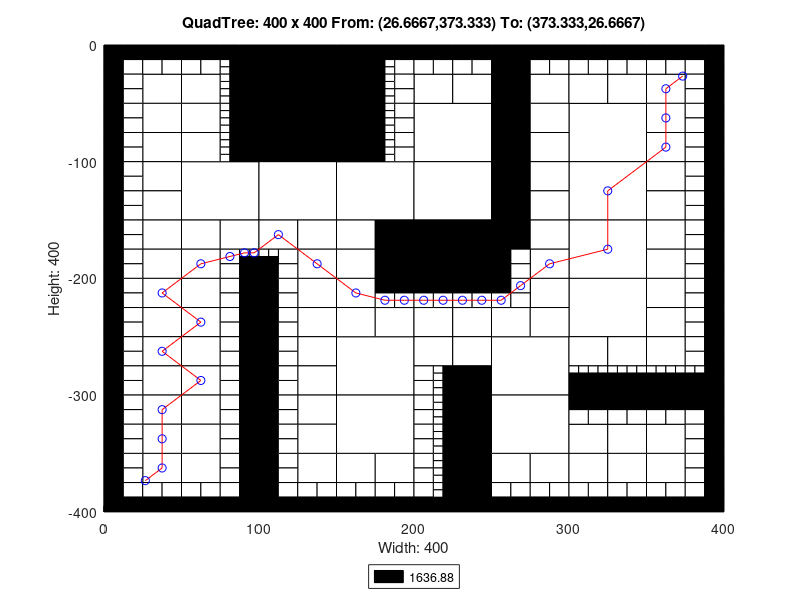

The MATLAB script that drew this image:
axis([0 400 -400 0]);
title('QuadTree: 400 x 400 From: (26.6667,373.333) To: (373.333,26.6667)');
xlabel('Width: 400');
ylabel('Height: 400');
rectangle('Position',[100 -50 50 50], 'FaceColor',[0 0 0]);
rectangle('Position',[100 -100 50 50], 'FaceColor',[0 0 0]);
rectangle('Position',[50 -150 50 50], 'FaceColor',[1 1 1]);
rectangle('Position',[100 -150 50 50], 'FaceColor',[1 1 1]);
rectangle('Position',[150 -150 50 50], 'FaceColor',[1 1 1]);
rectangle('Position',[200 -100 50 50], 'FaceColor',[1 1 1]);
rectangle('Position',[300 -100 50 50], 'FaceColor',[1 1 1]);
rectangle('Position',[200 -150 50 50], 'FaceColor',[1 1 1]);
rectangle('Position',[200 -200 50 50], 'FaceColor',[0 0 0]);
rectangle('Position',[300 -150 50 50], 'FaceColor',[1 1 1]);
rectangle('Position',[300 -200 50 50], 'FaceColor',[1 1 1]);
rectangle('Position',[150 -300 50 50], 'FaceColor',[1 1 1]);
rectangle('Position',[150 -350 50 50], 'FaceColor',[1 1 1]);
rectangle('Position',[250 -300 50 50], 'FaceColor',[1 1 1]);
rectangle('Position',[300 -250 50 50], 'FaceColor',[1 1 1]);
rectangle('Position',[250 -350 50 50], 'FaceColor',[1 1 1]);
rectangle('Position',[25 -50 25 25], 'FaceColor',[1 1 1]);
rectangle('Position',[50 -50 25 25], 'FaceColor',[1 1 1]);
rectangle('Position',[25 -75 25 25], 'FaceColor',[1 1 1]);
rectangle('Position',[25 -100 25 25], 'FaceColor',[1 1 1]);
rectangle('Position',[50 -75 25 25], 'FaceColor',[1 1 1]);
rectangle('Position',[50 -100 25 25], 'FaceColor',[1 1 1]);
rectangle('Position',[150 -25 25 25], 'FaceColor',[0 0 0]);
rectangle('Position',[150 -50 25 25], 'FaceColor',[0 0 0]);
rectangle('Position',[150 -75 25 25], 'FaceColor',[0 0 0]);
rectangle('Position',[150 -100 25 25], 'FaceColor',[0 0 0]);
rectangle('Position',[25 -125 25 25], 'FaceColor',[1 1 1]);
rectangle('Position',[25 -150 25 25], 'FaceColor',[1 1 1]);
rectangle('Position',[25 -175 25 25], 'FaceColor',[1 1 1]);
rectangle('Position',[25 -200 25 25], 'FaceColor',[1 1 1]);
rectangle('Position',[50 -175 25 25], 'FaceColor',[1 1 1]);
rectangle('Position',[75 -175 25 25], 'FaceColor',[1 1 1]);
rectangle('Position',[50 -200 25 25], 'FaceColor',[1 1 1]);
rectangle('Position',[100 -175 25 25], 'FaceColor',[1 1 1]);
rectangle('Position',[125 -175 25 25], 'FaceColor',[1 1 1]);
rectangle('Position',[125 -200 25 25], 'FaceColor',[1 1 1]);
rectangle('Position',[150 -175 25 25], 'FaceColor',[1 1 1]);
rectangle('Position',[175 -175 25 25], 'FaceColor',[0 0 0]);
rectangle('Position',[150 -200 25 25], 'FaceColor',[1 1 1]);
rectangle('Position',[175 -200 25 25], 'FaceColor',[0 0 0]);
rectangle('Position',[200 -50 25 25], 'FaceColor',[1 1 1]);
rectangle('Position',[225 -50 25 25], 'FaceColor',[1 1 1]);
rectangle('Position',[250 -25 25 25], 'FaceColor',[0 0 0]);
rectangle('Position',[250 -50 25 25], 'FaceColor',[0 0 0]);
rectangle('Position',[275 -50 25 25], 'FaceColor',[1 1 1]);
rectangle('Position',[250 -75 25 25], 'FaceColor',[0 0 0]);
rectangle('Position',[275 -75 25 25], 'FaceColor',[1 1 1]);
rectangle('Position',[250 -100 25 25], 'FaceColor',[0 0 0]);
rectangle('Position',[275 -100 25 25], 'FaceColor',[1 1 1]);
rectangle('Position',[300 -50 25 25], 'FaceColor',[1 1 1]);
rectangle('Position',[325 -50 25 25], 'FaceColor',[1 1 1]);
rectangle('Position',[350 -50 25 25], 'FaceColor',[1 1 1]);
rectangle('Position',[350 -75 25 25], 'FaceColor',[1 1 1]);
rectangle('Position',[350 -100 25 25], 'FaceColor',[1 1 1]);
rectangle('Position',[250 -125 25 25], 'FaceColor',[0 0 0]);
rectangle('Position',[275 -125 25 25], 'FaceColor',[1 1 1]);
rectangle('Position',[250 -150 25 25], 'FaceColor',[0 0 0]);
rectangle('Position',[275 -150 25 25], 'FaceColor',[1 1 1]);
rectangle('Position',[250 -175 25 25], 'FaceColor',[0 0 0]);
rectangle('Position',[275 -175 25 25], 'FaceColor',[1 1 1]);
rectangle('Position',[275 -200 25 25], 'FaceColor',[1 1 1]);
rectangle('Position',[350 -125 25 25], 'FaceColor',[1 1 1]);
rectangle('Position',[350 -150 25 25], 'FaceColor',[1 1 1]);
rectangle('Position',[350 -175 25 25], 'FaceColor',[1 1 1]);
rectangle('Position',[350 -200 25 25], 'FaceColor',[1 1 1]);
rectangle('Position',[25 -225 25 25], 'FaceColor',[1 1 1]);
rectangle('Position',[25 -250 25 25], 'FaceColor',[1 1 1]);
rectangle('Position',[50 -225 25 25], 'FaceColor',[1 1 1]);
rectangle('Position',[50 -250 25 25], 'FaceColor',[1 1 1]);
rectangle('Position',[25 -275 25 25], 'FaceColor',[1 1 1]);
rectangle('Position',[25 -300 25 25], 'FaceColor',[1 1 1]);
rectangle('Position',[50 -275 25 25], 'FaceColor',[1 1 1]);
rectangle('Position',[50 -300 25 25], 'FaceColor',[1 1 1]);
rectangle('Position',[125 -225 25 25], 'FaceColor',[1 1 1]);
rectangle('Position',[125 -250 25 25], 'FaceColor',[1 1 1]);
rectangle('Position',[150 -225 25 25], 'FaceColor',[1 1 1]);
rectangle('Position',[150 -250 25 25], 'FaceColor',[1 1 1]);
rectangle('Position',[175 -250 25 25], 'FaceColor',[1 1 1]);
rectangle('Position',[125 -275 25 25], 'FaceColor',[1 1 1]);
rectangle('Position',[125 -300 25 25], 'FaceColor',[1 1 1]);
rectangle('Position',[25 -325 25 25], 'FaceColor',[1 1 1]);
rectangle('Position',[25 -350 25 25], 'FaceColor',[1 1 1]);
rectangle('Position',[50 -325 25 25], 'FaceColor',[1 1 1]);
rectangle('Position',[50 -350 25 25], 'FaceColor',[1 1 1]);
rectangle('Position',[25 -375 25 25], 'FaceColor',[1 1 1]);
rectangle('Position',[50 -375 25 25], 'FaceColor',[1 1 1]);
rectangle('Position',[125 -325 25 25], 'FaceColor',[1 1 1]);
rectangle('Position',[125 -350 25 25], 'FaceColor',[1 1 1]);
rectangle('Position',[125 -375 25 25], 'FaceColor',[1 1 1]);
rectangle('Position',[150 -375 25 25], 'FaceColor',[1 1 1]);
rectangle('Position',[175 -375 25 25], 'FaceColor',[1 1 1]);
rectangle('Position',[200 -250 25 25], 'FaceColor',[1 1 1]);
rectangle('Position',[225 -250 25 25], 'FaceColor',[1 1 1]);
rectangle('Position',[275 -225 25 25], 'FaceColor',[1 1 1]);
rectangle('Position',[250 -250 25 25], 'FaceColor',[1 1 1]);
rectangle('Position',[275 -250 25 25], 'FaceColor',[1 1 1]);
rectangle('Position',[200 -275 25 25], 'FaceColor',[1 1 1]);
rectangle('Position',[225 -275 25 25], 'FaceColor',[1 1 1]);
rectangle('Position',[225 -300 25 25], 'FaceColor',[0 0 0]);
rectangle('Position',[350 -225 25 25], 'FaceColor',[1 1 1]);
rectangle('Position',[350 -250 25 25], 'FaceColor',[1 1 1]);
rectangle('Position',[300 -275 25 25], 'FaceColor',[1 1 1]);
rectangle('Position',[325 -275 25 25], 'FaceColor',[1 1 1]);
rectangle('Position',[350 -275 25 25], 'FaceColor',[1 1 1]);
rectangle('Position',[225 -325 25 25], 'FaceColor',[0 0 0]);
rectangle('Position',[225 -350 25 25], 'FaceColor',[0 0 0]);
rectangle('Position',[225 -375 25 25], 'FaceColor',[0 0 0]);
rectangle('Position',[225 -400 25 25], 'FaceColor',[0 0 0]);
rectangle('Position',[250 -375 25 25], 'FaceColor',[1 1 1]);
rectangle('Position',[275 -375 25 25], 'FaceColor',[1 1 1]);
rectangle('Position',[300 -350 25 25], 'FaceColor',[1 1 1]);
rectangle('Position',[325 -350 25 25], 'FaceColor',[1 1 1]);
rectangle('Position',[350 -350 25 25], 'FaceColor',[1 1 1]);
rectangle('Position',[300 -375 25 25], 'FaceColor',[1 1 1]);
rectangle('Position',[325 -375 25 25], 'FaceColor',[1 1 1]);
rectangle('Position',[350 -375 25 25], 'FaceColor',[1 1 1]);
rectangle('Position',[0 -12.5 12.5 12.5], 'FaceColor',[0 0 0]);
rectangle('Position',[12.5 -12.5 12.5 12.5], 'FaceColor',[0 0 0]);
rectangle('Position',[0 -25 12.5 12.5], 'FaceColor',[0 0 0]);
rectangle('Position',[12.5 -25 12.5 12.5], 'FaceColor',[1 1 1]);
rectangle('Position',[25 -12.5 12.5 12.5], 'FaceColor',[0 0 0]);
rectangle('Position',[37.5 -12.5 12.5 12.5], 'FaceColor',[0 0 0]);
rectangle('Position',[25 -25 12.5 12.5], 'FaceColor',[1 1 1]);
rectangle('Position',[37.5 -25 12.5 12.5], 'FaceColor',[1 1 1]);
rectangle('Position',[0 -37.5 12.5 12.5], 'FaceColor',[0 0 0]);
rectangle('Position',[12.5 -37.5 12.5 12.5], 'FaceColor',[1 1 1]);
rectangle('Position',[0 -50 12.5 12.5], 'FaceColor',[0 0 0]);
rectangle('Position',[12.5 -50 12.5 12.5], 'FaceColor',[1 1 1]);
rectangle('Position',[50 -12.5 12.5 12.5], 'FaceColor',[0 0 0]);
rectangle('Position',[62.5 -12.5 12.5 12.5], 'FaceColor',[0 0 0]);
rectangle('Position',[50 -25 12.5 12.5], 'FaceColor',[1 1 1]);
rectangle('Position',[62.5 -25 12.5 12.5], 'FaceColor',[1 1 1]);
rectangle('Position',[75 -12.5 12.5 12.5], 'FaceColor',[0 0 0]);
rectangle('Position',[87.5 -12.5 12.5 12.5], 'FaceColor',[0 0 0]);
rectangle('Position',[87.5 -25 12.5 12.5], 'FaceColor',[0 0 0]);
rectangle('Position',[87.5 -37.5 12.5 12.5], 'FaceColor',[0 0 0]);
rectangle('Position',[87.5 -50 12.5 12.5], 'FaceColor',[0 0 0]);
rectangle('Position',[0 -62.5 12.5 12.5], 'FaceColor',[0 0 0]);
rectangle('Position',[12.5 -62.5 12.5 12.5], 'FaceColor',[1 1 1]);
rectangle('Position',[0 -75 12.5 12.5], 'FaceColor',[0 0 0]);
rectangle('Position',[12.5 -75 12.5 12.5], 'FaceColor',[1 1 1]);
rectangle('Position',[0 -87.5 12.5 12.5], 'FaceColor',[0 0 0]);
rectangle('Position',[12.5 -87.5 12.5 12.5], 'FaceColor',[1 1 1]);
rectangle('Position',[0 -100 12.5 12.5], 'FaceColor',[0 0 0]);
rectangle('Position',[12.5 -100 12.5 12.5], 'FaceColor',[1 1 1]);
rectangle('Position',[87.5 -62.5 12.5 12.5], 'FaceColor',[0 0 0]);
rectangle('Position',[87.5 -75 12.5 12.5], 'FaceColor',[0 0 0]);
rectangle('Position',[87.5 -87.5 12.5 12.5], 'FaceColor',[0 0 0]);
rectangle('Position',[87.5 -100 12.5 12.5], 'FaceColor',[0 0 0]);
rectangle('Position',[175 -12.5 12.5 12.5], 'FaceColor',[0 0 0]);
rectangle('Position',[187.5 -12.5 12.5 12.5], 'FaceColor',[0 0 0]);
rectangle('Position',[187.5 -25 12.5 12.5], 'FaceColor',[1 1 1]);
rectangle('Position',[187.5 -37.5 12.5 12.5], 'FaceColor',[1 1 1]);
rectangle('Position',[187.5 -50 12.5 12.5], 'FaceColor',[1 1 1]);
rectangle('Position',[187.5 -62.5 12.5 12.5], 'FaceColor',[1 1 1]);
rectangle('Position',[187.5 -75 12.5 12.5], 'FaceColor',[1 1 1]);
rectangle('Position',[187.5 -87.5 12.5 12.5], 'FaceColor',[1 1 1]);
rectangle('Position',[187.5 -100 12.5 12.5], 'FaceColor',[1 1 1]);
rectangle('Position',[0 -112.5 12.5 12.5], 'FaceColor',[0 0 0]);
rectangle('Position',[12.5 -112.5 12.5 12.5], 'FaceColor',[1 1 1]);
rectangle('Position',[0 -125 12.5 12.5], 'FaceColor',[0 0 0]);
rectangle('Position',[12.5 -125 12.5 12.5], 'FaceColor',[1 1 1]);
rectangle('Position',[0 -137.5 12.5 12.5], 'FaceColor',[0 0 0]);
rectangle('Position',[12.5 -137.5 12.5 12.5], 'FaceColor',[1 1 1]);
rectangle('Position',[0 -150 12.5 12.5], 'FaceColor',[0 0 0]);
rectangle('Position',[12.5 -150 12.5 12.5], 'FaceColor',[1 1 1]);
rectangle('Position',[0 -162.5 12.5 12.5], 'FaceColor',[0 0 0]);
rectangle('Position',[12.5 -162.5 12.5 12.5], 'FaceColor',[1 1 1]);
rectangle('Position',[0 -175 12.5 12.5], 'FaceColor',[0 0 0]);
rectangle('Position',[12.5 -175 12.5 12.5], 'FaceColor',[1 1 1]);
rectangle('Position',[0 -187.5 12.5 12.5], 'FaceColor',[0 0 0]);
rectangle('Position',[12.5 -187.5 12.5 12.5], 'FaceColor',[1 1 1]);
rectangle('Position',[0 -200 12.5 12.5], 'FaceColor',[0 0 0]);
rectangle('Position',[12.5 -200 12.5 12.5], 'FaceColor',[1 1 1]);
rectangle('Position',[75 -187.5 12.5 12.5], 'FaceColor',[1 1 1]);
rectangle('Position',[75 -200 12.5 12.5], 'FaceColor',[1 1 1]);
rectangle('Position',[87.5 -200 12.5 12.5], 'FaceColor',[0 0 0]);
rectangle('Position',[112.5 -187.5 12.5 12.5], 'FaceColor',[1 1 1]);
rectangle('Position',[100 -200 12.5 12.5], 'FaceColor',[0 0 0]);
rectangle('Position',[112.5 -200 12.5 12.5], 'FaceColor',[1 1 1]);
rectangle('Position',[200 -12.5 12.5 12.5], 'FaceColor',[0 0 0]);
rectangle('Position',[212.5 -12.5 12.5 12.5], 'FaceColor',[0 0 0]);
rectangle('Position',[200 -25 12.5 12.5], 'FaceColor',[1 1 1]);
rectangle('Position',[212.5 -25 12.5 12.5], 'FaceColor',[1 1 1]);
rectangle('Position',[225 -12.5 12.5 12.5], 'FaceColor',[0 0 0]);
rectangle('Position',[237.5 -12.5 12.5 12.5], 'FaceColor',[0 0 0]);
rectangle('Position',[225 -25 12.5 12.5], 'FaceColor',[1 1 1]);
rectangle('Position',[237.5 -25 12.5 12.5], 'FaceColor',[1 1 1]);
rectangle('Position',[275 -12.5 12.5 12.5], 'FaceColor',[0 0 0]);
rectangle('Position',[287.5 -12.5 12.5 12.5], 'FaceColor',[0 0 0]);
rectangle('Position',[275 -25 12.5 12.5], 'FaceColor',[1 1 1]);
rectangle('Position',[287.5 -25 12.5 12.5], 'FaceColor',[1 1 1]);
rectangle('Position',[300 -12.5 12.5 12.5], 'FaceColor',[0 0 0]);
rectangle('Position',[312.5 -12.5 12.5 12.5], 'FaceColor',[0 0 0]);
rectangle('Position',[300 -25 12.5 12.5], 'FaceColor',[1 1 1]);
rectangle('Position',[312.5 -25 12.5 12.5], 'FaceColor',[1 1 1]);
rectangle('Position',[325 -12.5 12.5 12.5], 'FaceColor',[0 0 0]);
rectangle('Position',[337.5 -12.5 12.5 12.5], 'FaceColor',[0 0 0]);
rectangle('Position',[325 -25 12.5 12.5], 'FaceColor',[1 1 1]);
rectangle('Position',[337.5 -25 12.5 12.5], 'FaceColor',[1 1 1]);
rectangle('Position',[350 -12.5 12.5 12.5], 'FaceColor',[0 0 0]);
rectangle('Position',[362.5 -12.5 12.5 12.5], 'FaceColor',[0 0 0]);
rectangle('Position',[350 -25 12.5 12.5], 'FaceColor',[1 1 1]);
rectangle('Position',[362.5 -25 12.5 12.5], 'FaceColor',[1 1 1]);
rectangle('Position',[375 -12.5 12.5 12.5], 'FaceColor',[0 0 0]);
rectangle('Position',[387.5 -12.5 12.5 12.5], 'FaceColor',[0 0 0]);
rectangle('Position',[375 -25 12.5 12.5], 'FaceColor',[1 1 1]);
rectangle('Position',[387.5 -25 12.5 12.5], 'FaceColor',[0 0 0]);
rectangle('Position',[375 -37.5 12.5 12.5], 'FaceColor',[1 1 1]);
rectangle('Position',[387.5 -37.5 12.5 12.5], 'FaceColor',[0 0 0]);
rectangle('Position',[375 -50 12.5 12.5], 'FaceColor',[1 1 1]);
rectangle('Position',[387.5 -50 12.5 12.5], 'FaceColor',[0 0 0]);
rectangle('Position',[375 -62.5 12.5 12.5], 'FaceColor',[1 1 1]);
rectangle('Position',[387.5 -62.5 12.5 12.5], 'FaceColor',[0 0 0]);
rectangle('Position',[375 -75 12.5 12.5], 'FaceColor',[1 1 1]);
rectangle('Position',[387.5 -75 12.5 12.5], 'FaceColor',[0 0 0]);
rectangle('Position',[375 -87.5 12.5 12.5], 'FaceColor',[1 1 1]);
rectangle('Position',[387.5 -87.5 12.5 12.5], 'FaceColor',[0 0 0]);
rectangle('Position',[375 -100 12.5 12.5], 'FaceColor',[1 1 1]);
rectangle('Position',[387.5 -100 12.5 12.5], 'FaceColor',[0 0 0]);
rectangle('Position',[250 -187.5 12.5 12.5], 'FaceColor',[0 0 0]);
rectangle('Position',[262.5 -187.5 12.5 12.5], 'FaceColor',[1 1 1]);
rectangle('Position',[250 -200 12.5 12.5], 'FaceColor',[0 0 0]);
rectangle('Position',[262.5 -200 12.5 12.5], 'FaceColor',[1 1 1]);
rectangle('Position',[375 -112.5 12.5 12.5], 'FaceColor',[1 1 1]);
rectangle('Position',[387.5 -112.5 12.5 12.5], 'FaceColor',[0 0 0]);
rectangle('Position',[375 -125 12.5 12.5], 'FaceColor',[1 1 1]);
rectangle('Position',[387.5 -125 12.5 12.5], 'FaceColor',[0 0 0]);
rectangle('Position',[375 -137.5 12.5 12.5], 'FaceColor',[1 1 1]);
rectangle('Position',[387.5 -137.5 12.5 12.5], 'FaceColor',[0 0 0]);
rectangle('Position',[375 -150 12.5 12.5], 'FaceColor',[1 1 1]);
rectangle('Position',[387.5 -150 12.5 12.5], 'FaceColor',[0 0 0]);
rectangle('Position',[375 -162.5 12.5 12.5], 'FaceColor',[1 1 1]);
rectangle('Position',[387.5 -162.5 12.5 12.5], 'FaceColor',[0 0 0]);
rectangle('Position',[375 -175 12.5 12.5], 'FaceColor',[1 1 1]);
rectangle('Position',[387.5 -175 12.5 12.5], 'FaceColor',[0 0 0]);
rectangle('Position',[375 -187.5 12.5 12.5], 'FaceColor',[1 1 1]);
rectangle('Position',[387.5 -187.5 12.5 12.5], 'FaceColor',[0 0 0]);
rectangle('Position',[375 -200 12.5 12.5], 'FaceColor',[1 1 1]);
rectangle('Position',[387.5 -200 12.5 12.5], 'FaceColor',[0 0 0]);
rectangle('Position',[0 -212.5 12.5 12.5], 'FaceColor',[0 0 0]);
rectangle('Position',[12.5 -212.5 12.5 12.5], 'FaceColor',[1 1 1]);
rectangle('Position',[0 -225 12.5 12.5], 'FaceColor',[0 0 0]);
rectangle('Position',[12.5 -225 12.5 12.5], 'FaceColor',[1 1 1]);
rectangle('Position',[0 -237.5 12.5 12.5], 'FaceColor',[0 0 0]);
rectangle('Position',[12.5 -237.5 12.5 12.5], 'FaceColor',[1 1 1]);
rectangle('Position',[0 -250 12.5 12.5], 'FaceColor',[0 0 0]);
rectangle('Position',[12.5 -250 12.5 12.5], 'FaceColor',[1 1 1]);
rectangle('Position',[75 -212.5 12.5 12.5], 'FaceColor',[1 1 1]);
rectangle('Position',[87.5 -212.5 12.5 12.5], 'FaceColor',[0 0 0]);
rectangle('Position',[75 -225 12.5 12.5], 'FaceColor',[1 1 1]);
rectangle('Position',[87.5 -225 12.5 12.5], 'FaceColor',[0 0 0]);
rectangle('Position',[75 -237.5 12.5 12.5], 'FaceColor',[1 1 1]);
rectangle('Position',[87.5 -237.5 12.5 12.5], 'FaceColor',[0 0 0]);
rectangle('Position',[75 -250 12.5 12.5], 'FaceColor',[1 1 1]);
rectangle('Position',[87.5 -250 12.5 12.5], 'FaceColor',[0 0 0]);
rectangle('Position',[0 -262.5 12.5 12.5], 'FaceColor',[0 0 0]);
rectangle('Position',[12.5 -262.5 12.5 12.5], 'FaceColor',[1 1 1]);
rectangle('Position',[0 -275 12.5 12.5], 'FaceColor',[0 0 0]);
rectangle('Position',[12.5 -275 12.5 12.5], 'FaceColor',[1 1 1]);
rectangle('Position',[0 -287.5 12.5 12.5], 'FaceColor',[0 0 0]);
rectangle('Position',[12.5 -287.5 12.5 12.5], 'FaceColor',[1 1 1]);
rectangle('Position',[0 -300 12.5 12.5], 'FaceColor',[0 0 0]);
rectangle('Position',[12.5 -300 12.5 12.5], 'FaceColor',[1 1 1]);
rectangle('Position',[75 -262.5 12.5 12.5], 'FaceColor',[1 1 1]);
rectangle('Position',[87.5 -262.5 12.5 12.5], 'FaceColor',[0 0 0]);
rectangle('Position',[75 -275 12.5 12.5], 'FaceColor',[1 1 1]);
rectangle('Position',[87.5 -275 12.5 12.5], 'FaceColor',[0 0 0]);
rectangle('Position',[75 -287.5 12.5 12.5], 'FaceColor',[1 1 1]);
rectangle('Position',[87.5 -287.5 12.5 12.5], 'FaceColor',[0 0 0]);
rectangle('Position',[75 -300 12.5 12.5], 'FaceColor',[1 1 1]);
rectangle('Position',[87.5 -300 12.5 12.5], 'FaceColor',[0 0 0]);
rectangle('Position',[100 -212.5 12.5 12.5], 'FaceColor',[0 0 0]);
rectangle('Position',[112.5 -212.5 12.5 12.5], 'FaceColor',[1 1 1]);
rectangle('Position',[100 -225 12.5 12.5], 'FaceColor',[0 0 0]);
rectangle('Position',[112.5 -225 12.5 12.5], 'FaceColor',[1 1 1]);
rectangle('Position',[100 -237.5 12.5 12.5], 'FaceColor',[0 0 0]);
rectangle('Position',[112.5 -237.5 12.5 12.5], 'FaceColor',[1 1 1]);
rectangle('Position',[100 -250 12.5 12.5], 'FaceColor',[0 0 0]);
rectangle('Position',[112.5 -250 12.5 12.5], 'FaceColor',[1 1 1]);
rectangle('Position',[175 -212.5 12.5 12.5], 'FaceColor',[0 0 0]);
rectangle('Position',[187.5 -212.5 12.5 12.5], 'FaceColor',[0 0 0]);
rectangle('Position',[175 -225 12.5 12.5], 'FaceColor',[1 1 1]);
rectangle('Position',[187.5 -225 12.5 12.5], 'FaceColor',[1 1 1]);
rectangle('Position',[100 -262.5 12.5 12.5], 'FaceColor',[0 0 0]);
rectangle('Position',[112.5 -262.5 12.5 12.5], 'FaceColor',[1 1 1]);
rectangle('Position',[100 -275 12.5 12.5], 'FaceColor',[0 0 0]);
rectangle('Position',[112.5 -275 12.5 12.5], 'FaceColor',[1 1 1]);
rectangle('Position',[100 -287.5 12.5 12.5], 'FaceColor',[0 0 0]);
rectangle('Position',[112.5 -287.5 12.5 12.5], 'FaceColor',[1 1 1]);
rectangle('Position',[100 -300 12.5 12.5], 'FaceColor',[0 0 0]);
rectangle('Position',[112.5 -300 12.5 12.5], 'FaceColor',[1 1 1]);
rectangle('Position',[0 -312.5 12.5 12.5], 'FaceColor',[0 0 0]);
rectangle('Position',[12.5 -312.5 12.5 12.5], 'FaceColor',[1 1 1]);
rectangle('Position',[0 -325 12.5 12.5], 'FaceColor',[0 0 0]);
rectangle('Position',[12.5 -325 12.5 12.5], 'FaceColor',[1 1 1]);
rectangle('Position',[0 -337.5 12.5 12.5], 'FaceColor',[0 0 0]);
rectangle('Position',[12.5 -337.5 12.5 12.5], 'FaceColor',[1 1 1]);
rectangle('Position',[0 -350 12.5 12.5], 'FaceColor',[0 0 0]);
rectangle('Position',[12.5 -350 12.5 12.5], 'FaceColor',[1 1 1]);
rectangle('Position',[75 -312.5 12.5 12.5], 'FaceColor',[1 1 1]);
rectangle('Position',[87.5 -312.5 12.5 12.5], 'FaceColor',[0 0 0]);
rectangle('Position',[75 -325 12.5 12.5], 'FaceColor',[1 1 1]);
rectangle('Position',[87.5 -325 12.5 12.5], 'FaceColor',[0 0 0]);
rectangle('Position',[75 -337.5 12.5 12.5], 'FaceColor',[1 1 1]);
rectangle('Position',[87.5 -337.5 12.5 12.5], 'FaceColor',[0 0 0]);
rectangle('Position',[75 -350 12.5 12.5], 'FaceColor',[1 1 1]);
rectangle('Position',[87.5 -350 12.5 12.5], 'FaceColor',[0 0 0]);
rectangle('Position',[0 -362.5 12.5 12.5], 'FaceColor',[0 0 0]);
rectangle('Position',[12.5 -362.5 12.5 12.5], 'FaceColor',[1 1 1]);
rectangle('Position',[0 -375 12.5 12.5], 'FaceColor',[0 0 0]);
rectangle('Position',[12.5 -375 12.5 12.5], 'FaceColor',[1 1 1]);
rectangle('Position',[0 -387.5 12.5 12.5], 'FaceColor',[0 0 0]);
rectangle('Position',[12.5 -387.5 12.5 12.5], 'FaceColor',[1 1 1]);
rectangle('Position',[0 -400 12.5 12.5], 'FaceColor',[0 0 0]);
rectangle('Position',[12.5 -400 12.5 12.5], 'FaceColor',[0 0 0]);
rectangle('Position',[25 -387.5 12.5 12.5], 'FaceColor',[1 1 1]);
rectangle('Position',[37.5 -387.5 12.5 12.5], 'FaceColor',[1 1 1]);
rectangle('Position',[25 -400 12.5 12.5], 'FaceColor',[0 0 0]);
rectangle('Position',[37.5 -400 12.5 12.5], 'FaceColor',[0 0 0]);
rectangle('Position',[75 -362.5 12.5 12.5], 'FaceColor',[1 1 1]);
rectangle('Position',[87.5 -362.5 12.5 12.5], 'FaceColor',[0 0 0]);
rectangle('Position',[75 -375 12.5 12.5], 'FaceColor',[1 1 1]);
rectangle('Position',[87.5 -375 12.5 12.5], 'FaceColor',[0 0 0]);
rectangle('Position',[50 -387.5 12.5 12.5], 'FaceColor',[1 1 1]);
rectangle('Position',[62.5 -387.5 12.5 12.5], 'FaceColor',[1 1 1]);
rectangle('Position',[50 -400 12.5 12.5], 'FaceColor',[0 0 0]);
rectangle('Position',[62.5 -400 12.5 12.5], 'FaceColor',[0 0 0]);
rectangle('Position',[75 -387.5 12.5 12.5], 'FaceColor',[1 1 1]);
rectangle('Position',[87.5 -387.5 12.5 12.5], 'FaceColor',[0 0 0]);
rectangle('Position',[75 -400 12.5 12.5], 'FaceColor',[0 0 0]);
rectangle('Position',[87.5 -400 12.5 12.5], 'FaceColor',[0 0 0]);
rectangle('Position',[100 -312.5 12.5 12.5], 'FaceColor',[0 0 0]);
rectangle('Position',[112.5 -312.5 12.5 12.5], 'FaceColor',[1 1 1]);
rectangle('Position',[100 -325 12.5 12.5], 'FaceColor',[0 0 0]);
rectangle('Position',[112.5 -325 12.5 12.5], 'FaceColor',[1 1 1]);
rectangle('Position',[100 -337.5 12.5 12.5], 'FaceColor',[0 0 0]);
rectangle('Position',[112.5 -337.5 12.5 12.5], 'FaceColor',[1 1 1]);
rectangle('Position',[100 -350 12.5 12.5], 'FaceColor',[0 0 0]);
rectangle('Position',[112.5 -350 12.5 12.5], 'FaceColor',[1 1 1]);
rectangle('Position',[100 -362.5 12.5 12.5], 'FaceColor',[0 0 0]);
rectangle('Position',[112.5 -362.5 12.5 12.5], 'FaceColor',[1 1 1]);
rectangle('Position',[100 -375 12.5 12.5], 'FaceColor',[0 0 0]);
rectangle('Position',[112.5 -375 12.5 12.5], 'FaceColor',[1 1 1]);
rectangle('Position',[100 -387.5 12.5 12.5], 'FaceColor',[0 0 0]);
rectangle('Position',[112.5 -387.5 12.5 12.5], 'FaceColor',[1 1 1]);
rectangle('Position',[100 -400 12.5 12.5], 'FaceColor',[0 0 0]);
rectangle('Position',[112.5 -400 12.5 12.5], 'FaceColor',[0 0 0]);
rectangle('Position',[125 -387.5 12.5 12.5], 'FaceColor',[1 1 1]);
rectangle('Position',[137.5 -387.5 12.5 12.5], 'FaceColor',[1 1 1]);
rectangle('Position',[125 -400 12.5 12.5], 'FaceColor',[0 0 0]);
rectangle('Position',[137.5 -400 12.5 12.5], 'FaceColor',[0 0 0]);
rectangle('Position',[150 -387.5 12.5 12.5], 'FaceColor',[1 1 1]);
rectangle('Position',[162.5 -387.5 12.5 12.5], 'FaceColor',[1 1 1]);
rectangle('Position',[150 -400 12.5 12.5], 'FaceColor',[0 0 0]);
rectangle('Position',[162.5 -400 12.5 12.5], 'FaceColor',[0 0 0]);
rectangle('Position',[175 -387.5 12.5 12.5], 'FaceColor',[1 1 1]);
rectangle('Position',[187.5 -387.5 12.5 12.5], 'FaceColor',[1 1 1]);
rectangle('Position',[175 -400 12.5 12.5], 'FaceColor',[0 0 0]);
rectangle('Position',[187.5 -400 12.5 12.5], 'FaceColor',[0 0 0]);
rectangle('Position',[200 -212.5 12.5 12.5], 'FaceColor',[0 0 0]);
rectangle('Position',[212.5 -212.5 12.5 12.5], 'FaceColor',[0 0 0]);
rectangle('Position',[200 -225 12.5 12.5], 'FaceColor',[1 1 1]);
rectangle('Position',[212.5 -225 12.5 12.5], 'FaceColor',[1 1 1]);
rectangle('Position',[225 -212.5 12.5 12.5], 'FaceColor',[0 0 0]);
rectangle('Position',[237.5 -212.5 12.5 12.5], 'FaceColor',[0 0 0]);
rectangle('Position',[225 -225 12.5 12.5], 'FaceColor',[1 1 1]);
rectangle('Position',[237.5 -225 12.5 12.5], 'FaceColor',[1 1 1]);
rectangle('Position',[250 -212.5 12.5 12.5], 'FaceColor',[0 0 0]);
rectangle('Position',[262.5 -212.5 12.5 12.5], 'FaceColor',[1 1 1]);
rectangle('Position',[250 -225 12.5 12.5], 'FaceColor',[1 1 1]);
rectangle('Position',[262.5 -225 12.5 12.5], 'FaceColor',[1 1 1]);
rectangle('Position',[200 -287.5 12.5 12.5], 'FaceColor',[1 1 1]);
rectangle('Position',[200 -300 12.5 12.5], 'FaceColor',[1 1 1]);
rectangle('Position',[375 -212.5 12.5 12.5], 'FaceColor',[1 1 1]);
rectangle('Position',[387.5 -212.5 12.5 12.5], 'FaceColor',[0 0 0]);
rectangle('Position',[375 -225 12.5 12.5], 'FaceColor',[1 1 1]);
rectangle('Position',[387.5 -225 12.5 12.5], 'FaceColor',[0 0 0]);
rectangle('Position',[375 -237.5 12.5 12.5], 'FaceColor',[1 1 1]);
rectangle('Position',[387.5 -237.5 12.5 12.5], 'FaceColor',[0 0 0]);
rectangle('Position',[375 -250 12.5 12.5], 'FaceColor',[1 1 1]);
rectangle('Position',[387.5 -250 12.5 12.5], 'FaceColor',[0 0 0]);
rectangle('Position',[300 -300 12.5 12.5], 'FaceColor',[0 0 0]);
rectangle('Position',[312.5 -300 12.5 12.5], 'FaceColor',[0 0 0]);
rectangle('Position',[325 -300 12.5 12.5], 'FaceColor',[0 0 0]);
rectangle('Position',[337.5 -300 12.5 12.5], 'FaceColor',[0 0 0]);
rectangle('Position',[375 -262.5 12.5 12.5], 'FaceColor',[1 1 1]);
rectangle('Position',[387.5 -262.5 12.5 12.5], 'FaceColor',[0 0 0]);
rectangle('Position',[375 -275 12.5 12.5], 'FaceColor',[1 1 1]);
rectangle('Position',[387.5 -275 12.5 12.5], 'FaceColor',[0 0 0]);
rectangle('Position',[350 -300 12.5 12.5], 'FaceColor',[0 0 0]);
rectangle('Position',[362.5 -300 12.5 12.5], 'FaceColor',[0 0 0]);
rectangle('Position',[387.5 -287.5 12.5 12.5], 'FaceColor',[0 0 0]);
rectangle('Position',[375 -300 12.5 12.5], 'FaceColor',[0 0 0]);
rectangle('Position',[387.5 -300 12.5 12.5], 'FaceColor',[0 0 0]);
rectangle('Position',[200 -312.5 12.5 12.5], 'FaceColor',[1 1 1]);
rectangle('Position',[200 -325 12.5 12.5], 'FaceColor',[1 1 1]);
rectangle('Position',[200 -337.5 12.5 12.5], 'FaceColor',[1 1 1]);
rectangle('Position',[200 -350 12.5 12.5], 'FaceColor',[1 1 1]);
rectangle('Position',[200 -362.5 12.5 12.5], 'FaceColor',[1 1 1]);
rectangle('Position',[200 -375 12.5 12.5], 'FaceColor',[1 1 1]);
rectangle('Position',[200 -387.5 12.5 12.5], 'FaceColor',[1 1 1]);
rectangle('Position',[200 -400 12.5 12.5], 'FaceColor',[0 0 0]);
rectangle('Position',[212.5 -400 12.5 12.5], 'FaceColor',[0 0 0]);
rectangle('Position',[250 -387.5 12.5 12.5], 'FaceColor',[1 1 1]);
rectangle('Position',[262.5 -387.5 12.5 12.5], 'FaceColor',[1 1 1]);
rectangle('Position',[250 -400 12.5 12.5], 'FaceColor',[0 0 0]);
rectangle('Position',[262.5 -400 12.5 12.5], 'FaceColor',[0 0 0]);
rectangle('Position',[275 -387.5 12.5 12.5], 'FaceColor',[1 1 1]);
rectangle('Position',[287.5 -387.5 12.5 12.5], 'FaceColor',[1 1 1]);
rectangle('Position',[275 -400 12.5 12.5], 'FaceColor',[0 0 0]);
rectangle('Position',[287.5 -400 12.5 12.5], 'FaceColor',[0 0 0]);
rectangle('Position',[300 -312.5 12.5 12.5], 'FaceColor',[0 0 0]);
rectangle('Position',[312.5 -312.5 12.5 12.5], 'FaceColor',[0 0 0]);
rectangle('Position',[300 -325 12.5 12.5], 'FaceColor',[1 1 1]);
rectangle('Position',[312.5 -325 12.5 12.5], 'FaceColor',[1 1 1]);
rectangle('Position',[325 -312.5 12.5 12.5], 'FaceColor',[0 0 0]);
rectangle('Position',[337.5 -312.5 12.5 12.5], 'FaceColor',[0 0 0]);
rectangle('Position',[325 -325 12.5 12.5], 'FaceColor',[1 1 1]);
rectangle('Position',[337.5 -325 12.5 12.5], 'FaceColor',[1 1 1]);
rectangle('Position',[350 -312.5 12.5 12.5], 'FaceColor',[0 0 0]);
rectangle('Position',[362.5 -312.5 12.5 12.5], 'FaceColor',[0 0 0]);
rectangle('Position',[350 -325 12.5 12.5], 'FaceColor',[1 1 1]);
rectangle('Position',[362.5 -325 12.5 12.5], 'FaceColor',[1 1 1]);
rectangle('Position',[375 -312.5 12.5 12.5], 'FaceColor',[0 0 0]);
rectangle('Position',[387.5 -312.5 12.5 12.5], 'FaceColor',[0 0 0]);
rectangle('Position',[375 -325 12.5 12.5], 'FaceColor',[1 1 1]);
rectangle('Position',[387.5 -325 12.5 12.5], 'FaceColor',[0 0 0]);
rectangle('Position',[375 -337.5 12.5 12.5], 'FaceColor',[1 1 1]);
rectangle('Position',[387.5 -337.5 12.5 12.5], 'FaceColor',[0 0 0]);
rectangle('Position',[375 -350 12.5 12.5], 'FaceColor',[1 1 1]);
rectangle('Position',[387.5 -350 12.5 12.5], 'FaceColor',[0 0 0]);
rectangle('Position',[300 -387.5 12.5 12.5], 'FaceColor',[1 1 1]);
rectangle('Position',[312.5 -387.5 12.5 12.5], 'FaceColor',[1 1 1]);
rectangle('Position',[300 -400 12.5 12.5], 'FaceColor',[0 0 0]);
rectangle('Position',[312.5 -400 12.5 12.5], 'FaceColor',[0 0 0]);
rectangle('Position',[325 -387.5 12.5 12.5], 'FaceColor',[1 1 1]);
rectangle('Position',[337.5 -387.5 12.5 12.5], 'FaceColor',[1 1 1]);
rectangle('Position',[325 -400 12.5 12.5], 'FaceColor',[0 0 0]);
rectangle('Position',[337.5 -400 12.5 12.5], 'FaceColor',[0 0 0]);
rectangle('Position',[375 -362.5 12.5 12.5], 'FaceColor',[1 1 1]);
rectangle('Position',[387.5 -362.5 12.5 12.5], 'FaceColor',[0 0 0]);
rectangle('Position',[375 -375 12.5 12.5], 'FaceColor',[1 1 1]);
rectangle('Position',[387.5 -375 12.5 12.5], 'FaceColor',[0 0 0]);
rectangle('Position',[350 -387.5 12.5 12.5], 'FaceColor',[1 1 1]);
rectangle('Position',[362.5 -387.5 12.5 12.5], 'FaceColor',[1 1 1]);
rectangle('Position',[350 -400 12.5 12.5], 'FaceColor',[0 0 0]);
rectangle('Position',[362.5 -400 12.5 12.5], 'FaceColor',[0 0 0]);
rectangle('Position',[375 -387.5 12.5 12.5], 'FaceColor',[1 1 1]);
rectangle('Position',[387.5 -387.5 12.5 12.5], 'FaceColor',[0 0 0]);
rectangle('Position',[375 -400 12.5 12.5], 'FaceColor',[0 0 0]);
rectangle('Position',[387.5 -400 12.5 12.5], 'FaceColor',[0 0 0]);
rectangle('Position',[75 -18.75 6.25 6.25], 'FaceColor',[1 1 1]);
rectangle('Position',[81.25 -18.75 6.25 6.25], 'FaceColor',[0 0 0]);
rectangle('Position',[75 -25 6.25 6.25], 'FaceColor',[1 1 1]);
rectangle('Position',[81.25 -25 6.25 6.25], 'FaceColor',[0 0 0]);
rectangle('Position',[75 -31.25 6.25 6.25], 'FaceColor',[1 1 1]);
rectangle('Position',[81.25 -31.25 6.25 6.25], 'FaceColor',[0 0 0]);
rectangle('Position',[75 -37.5 6.25 6.25], 'FaceColor',[1 1 1]);
rectangle('Position',[81.25 -37.5 6.25 6.25], 'FaceColor',[0 0 0]);
rectangle('Position',[75 -43.75 6.25 6.25], 'FaceColor',[1 1 1]);
rectangle('Position',[81.25 -43.75 6.25 6.25], 'FaceColor',[0 0 0]);
rectangle('Position',[75 -50 6.25 6.25], 'FaceColor',[1 1 1]);
rectangle('Position',[81.25 -50 6.25 6.25], 'FaceColor',[0 0 0]);
rectangle('Position',[75 -56.25 6.25 6.25], 'FaceColor',[1 1 1]);
rectangle('Position',[81.25 -56.25 6.25 6.25], 'FaceColor',[0 0 0]);
rectangle('Position',[75 -62.5 6.25 6.25], 'FaceColor',[1 1 1]);
rectangle('Position',[81.25 -62.5 6.25 6.25], 'FaceColor',[0 0 0]);
rectangle('Position',[75 -68.75 6.25 6.25], 'FaceColor',[1 1 1]);
rectangle('Position',[81.25 -68.75 6.25 6.25], 'FaceColor',[0 0 0]);
rectangle('Position',[75 -75 6.25 6.25], 'FaceColor',[1 1 1]);
rectangle('Position',[81.25 -75 6.25 6.25], 'FaceColor',[0 0 0]);
rectangle('Position',[75 -81.25 6.25 6.25], 'FaceColor',[1 1 1]);
rectangle('Position',[81.25 -81.25 6.25 6.25], 'FaceColor',[0 0 0]);
rectangle('Position',[75 -87.5 6.25 6.25], 'FaceColor',[1 1 1]);
rectangle('Position',[81.25 -87.5 6.25 6.25], 'FaceColor',[0 0 0]);
rectangle('Position',[75 -93.75 6.25 6.25], 'FaceColor',[1 1 1]);
rectangle('Position',[81.25 -93.75 6.25 6.25], 'FaceColor',[0 0 0]);
rectangle('Position',[75 -100 6.25 6.25], 'FaceColor',[1 1 1]);
rectangle('Position',[81.25 -100 6.25 6.25], 'FaceColor',[0 0 0]);
rectangle('Position',[175 -18.75 6.25 6.25], 'FaceColor',[0 0 0]);
rectangle('Position',[181.25 -18.75 6.25 6.25], 'FaceColor',[1 1 1]);
rectangle('Position',[175 -25 6.25 6.25], 'FaceColor',[0 0 0]);
rectangle('Position',[181.25 -25 6.25 6.25], 'FaceColor',[1 1 1]);
rectangle('Position',[175 -31.25 6.25 6.25], 'FaceColor',[0 0 0]);
rectangle('Position',[181.25 -31.25 6.25 6.25], 'FaceColor',[1 1 1]);
rectangle('Position',[175 -37.5 6.25 6.25], 'FaceColor',[0 0 0]);
rectangle('Position',[181.25 -37.5 6.25 6.25], 'FaceColor',[1 1 1]);
rectangle('Position',[175 -43.75 6.25 6.25], 'FaceColor',[0 0 0]);
rectangle('Position',[181.25 -43.75 6.25 6.25], 'FaceColor',[1 1 1]);
rectangle('Position',[175 -50 6.25 6.25], 'FaceColor',[0 0 0]);
rectangle('Position',[181.25 -50 6.25 6.25], 'FaceColor',[1 1 1]);
rectangle('Position',[175 -56.25 6.25 6.25], 'FaceColor',[0 0 0]);
rectangle('Position',[181.25 -56.25 6.25 6.25], 'FaceColor',[1 1 1]);
rectangle('Position',[175 -62.5 6.25 6.25], 'FaceColor',[0 0 0]);
rectangle('Position',[181.25 -62.5 6.25 6.25], 'FaceColor',[1 1 1]);
rectangle('Position',[175 -68.75 6.25 6.25], 'FaceColor',[0 0 0]);
rectangle('Position',[181.25 -68.75 6.25 6.25], 'FaceColor',[1 1 1]);
rectangle('Position',[175 -75 6.25 6.25], 'FaceColor',[0 0 0]);
rectangle('Position',[181.25 -75 6.25 6.25], 'FaceColor',[1 1 1]);
rectangle('Position',[175 -81.25 6.25 6.25], 'FaceColor',[0 0 0]);
rectangle('Position',[181.25 -81.25 6.25 6.25], 'FaceColor',[1 1 1]);
rectangle('Position',[175 -87.5 6.25 6.25], 'FaceColor',[0 0 0]);
rectangle('Position',[181.25 -87.5 6.25 6.25], 'FaceColor',[1 1 1]);
rectangle('Position',[175 -93.75 6.25 6.25], 'FaceColor',[0 0 0]);
rectangle('Position',[181.25 -93.75 6.25 6.25], 'FaceColor',[1 1 1]);
rectangle('Position',[175 -100 6.25 6.25], 'FaceColor',[0 0 0]);
rectangle('Position',[181.25 -100 6.25 6.25], 'FaceColor',[1 1 1]);
rectangle('Position',[87.5 -181.25 6.25 6.25], 'FaceColor',[1 1 1]);
rectangle('Position',[93.75 -181.25 6.25 6.25], 'FaceColor',[1 1 1]);
rectangle('Position',[87.5 -187.5 6.25 6.25], 'FaceColor',[0 0 0]);
rectangle('Position',[93.75 -187.5 6.25 6.25], 'FaceColor',[0 0 0]);
rectangle('Position',[100 -181.25 6.25 6.25], 'FaceColor',[1 1 1]);
rectangle('Position',[106.25 -181.25 6.25 6.25], 'FaceColor',[1 1 1]);
rectangle('Position',[100 -187.5 6.25 6.25], 'FaceColor',[0 0 0]);
rectangle('Position',[106.25 -187.5 6.25 6.25], 'FaceColor',[0 0 0]);
rectangle('Position',[212.5 -281.25 6.25 6.25], 'FaceColor',[1 1 1]);
rectangle('Position',[218.75 -281.25 6.25 6.25], 'FaceColor',[0 0 0]);
rectangle('Position',[212.5 -287.5 6.25 6.25], 'FaceColor',[1 1 1]);
rectangle('Position',[218.75 -287.5 6.25 6.25], 'FaceColor',[0 0 0]);
rectangle('Position',[212.5 -293.75 6.25 6.25], 'FaceColor',[1 1 1]);
rectangle('Position',[218.75 -293.75 6.25 6.25], 'FaceColor',[0 0 0]);
rectangle('Position',[212.5 -300 6.25 6.25], 'FaceColor',[1 1 1]);
rectangle('Position',[218.75 -300 6.25 6.25], 'FaceColor',[0 0 0]);
rectangle('Position',[300 -281.25 6.25 6.25], 'FaceColor',[1 1 1]);
rectangle('Position',[306.25 -281.25 6.25 6.25], 'FaceColor',[1 1 1]);
rectangle('Position',[300 -287.5 6.25 6.25], 'FaceColor',[0 0 0]);
rectangle('Position',[306.25 -287.5 6.25 6.25], 'FaceColor',[0 0 0]);
rectangle('Position',[312.5 -281.25 6.25 6.25], 'FaceColor',[1 1 1]);
rectangle('Position',[318.75 -281.25 6.25 6.25], 'FaceColor',[1 1 1]);
rectangle('Position',[312.5 -287.5 6.25 6.25], 'FaceColor',[0 0 0]);
rectangle('Position',[318.75 -287.5 6.25 6.25], 'FaceColor',[0 0 0]);
rectangle('Position',[325 -281.25 6.25 6.25], 'FaceColor',[1 1 1]);
rectangle('Position',[331.25 -281.25 6.25 6.25], 'FaceColor',[1 1 1]);
rectangle('Position',[325 -287.5 6.25 6.25], 'FaceColor',[0 0 0]);
rectangle('Position',[331.25 -287.5 6.25 6.25], 'FaceColor',[0 0 0]);
rectangle('Position',[337.5 -281.25 6.25 6.25], 'FaceColor',[1 1 1]);
rectangle('Position',[343.75 -281.25 6.25 6.25], 'FaceColor',[1 1 1]);
rectangle('Position',[337.5 -287.5 6.25 6.25], 'FaceColor',[0 0 0]);
rectangle('Position',[343.75 -287.5 6.25 6.25], 'FaceColor',[0 0 0]);
rectangle('Position',[350 -281.25 6.25 6.25], 'FaceColor',[1 1 1]);
rectangle('Position',[356.25 -281.25 6.25 6.25], 'FaceColor',[1 1 1]);
rectangle('Position',[350 -287.5 6.25 6.25], 'FaceColor',[0 0 0]);
rectangle('Position',[356.25 -287.5 6.25 6.25], 'FaceColor',[0 0 0]);
rectangle('Position',[362.5 -281.25 6.25 6.25], 'FaceColor',[1 1 1]);
rectangle('Position',[368.75 -281.25 6.25 6.25], 'FaceColor',[1 1 1]);
rectangle('Position',[362.5 -287.5 6.25 6.25], 'FaceColor',[0 0 0]);
rectangle('Position',[368.75 -287.5 6.25 6.25], 'FaceColor',[0 0 0]);
rectangle('Position',[375 -281.25 6.25 6.25], 'FaceColor',[1 1 1]);
rectangle('Position',[381.25 -281.25 6.25 6.25], 'FaceColor',[1 1 1]);
rectangle('Position',[375 -287.5 6.25 6.25], 'FaceColor',[0 0 0]);
rectangle('Position',[381.25 -287.5 6.25 6.25], 'FaceColor',[0 0 0]);
rectangle('Position',[212.5 -306.25 6.25 6.25], 'FaceColor',[1 1 1]);
rectangle('Position',[218.75 -306.25 6.25 6.25], 'FaceColor',[0 0 0]);
rectangle('Position',[212.5 -312.5 6.25 6.25], 'FaceColor',[1 1 1]);
rectangle('Position',[218.75 -312.5 6.25 6.25], 'FaceColor',[0 0 0]);
rectangle('Position',[212.5 -318.75 6.25 6.25], 'FaceColor',[1 1 1]);
rectangle('Position',[218.75 -318.75 6.25 6.25], 'FaceColor',[0 0 0]);
rectangle('Position',[212.5 -325 6.25 6.25], 'FaceColor',[1 1 1]);
rectangle('Position',[218.75 -325 6.25 6.25], 'FaceColor',[0 0 0]);
rectangle('Position',[212.5 -331.25 6.25 6.25], 'FaceColor',[1 1 1]);
rectangle('Position',[218.75 -331.25 6.25 6.25], 'FaceColor',[0 0 0]);
rectangle('Position',[212.5 -337.5 6.25 6.25], 'FaceColor',[1 1 1]);
rectangle('Position',[218.75 -337.5 6.25 6.25], 'FaceColor',[0 0 0]);
rectangle('Position',[212.5 -343.75 6.25 6.25], 'FaceColor',[1 1 1]);
rectangle('Position',[218.75 -343.75 6.25 6.25], 'FaceColor',[0 0 0]);
rectangle('Position',[212.5 -350 6.25 6.25], 'FaceColor',[1 1 1]);
rectangle('Position',[218.75 -350 6.25 6.25], 'FaceColor',[0 0 0]);
rectangle('Position',[212.5 -356.25 6.25 6.25], 'FaceColor',[1 1 1]);
rectangle('Position',[218.75 -356.25 6.25 6.25], 'FaceColor',[0 0 0]);
rectangle('Position',[212.5 -362.5 6.25 6.25], 'FaceColor',[1 1 1]);
rectangle('Position',[218.75 -362.5 6.25 6.25], 'FaceColor',[0 0 0]);
rectangle('Position',[212.5 -368.75 6.25 6.25], 'FaceColor',[1 1 1]);
rectangle('Position',[218.75 -368.75 6.25 6.25], 'FaceColor',[0 0 0]);
rectangle('Position',[212.5 -375 6.25 6.25], 'FaceColor',[1 1 1]);
rectangle('Position',[218.75 -375 6.25 6.25], 'FaceColor',[0 0 0]);
rectangle('Position',[212.5 -381.25 6.25 6.25], 'FaceColor',[1 1 1]);
rectangle('Position',[218.75 -381.25 6.25 6.25], 'FaceColor',[0 0 0]);
rectangle('Position',[212.5 -387.5 6.25 6.25], 'FaceColor',[1 1 1]);
rectangle('Position',[218.75 -387.5 6.25 6.25], 'FaceColor',[0 0 0]);
X=[373.333,362.5,362.5,362.5,325,325,287.5,268.75,256.25,243.75,231.25,218.75,206.25,193.75,181.25,162.5,137.5,112.5,96.875,90.625,81.25,62.5,37.5,62.5,37.5,62.5,37.5,37.5,37.5,26.6667];
Y=[-26.6667,-37.5,-62.5,-87.5,-125,-175,-187.5,-206.25,-218.75,-218.75,-218.75,-218.75,-218.75,-218.75,-218.75,-212.5,-187.5,-162.5,-178.125,-178.125,-181.25,-187.5,-212.5,-237.5,-262.5,-287.5,-312.5,-337.5,-362.5,-373.333];
hold on;
plot(X,Y,'r');
plot(X,Y,'bo');
legend('1636.88','Location','southoutside');
